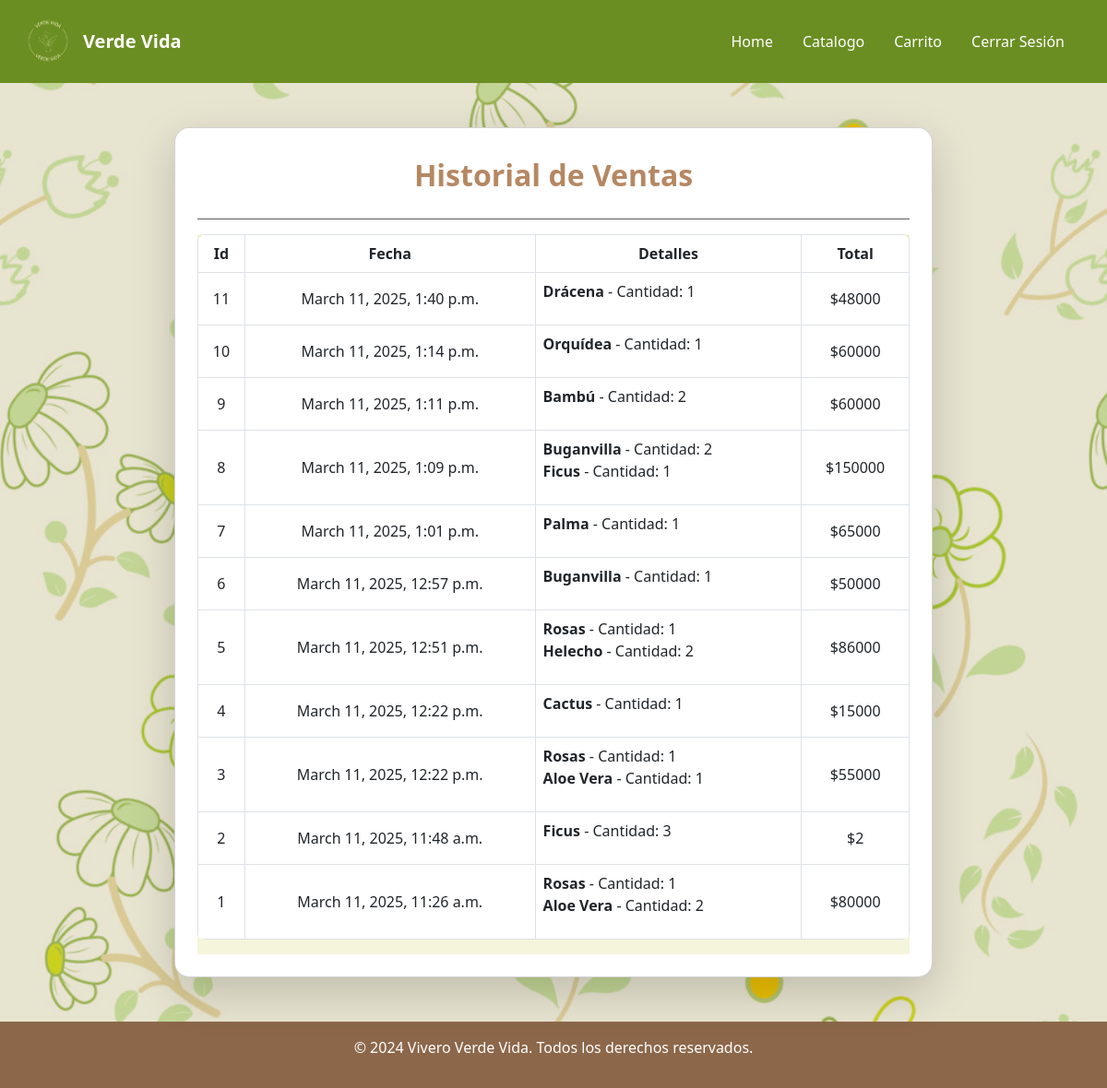
Page /sales/sales-history/ (signed in) on the committed database.
### Sales/models.py (models this page shows, shortened)
class Sale(models.Model):
    sale_id = models.AutoField(primary_key=True, verbose_name="Id")
    user_id = models.ForeignKey(User, on_delete=models.CASCADE, verbose_name='User')
    total_price = models.IntegerField()
    date = models.DateTimeField(auto_now_add=True, verbose_name="Date")

class Sales_Detail(models.Model):
    sale_detail = models.AutoField(primary_key=True, verbose_name="Id")
    sale_id = models.ForeignKey(Sale, on_delete=models.CASCADE, verbose_name='Sale')
    plant_id = models.ForeignKey(Plant, on_delete=models.CASCADE, verbose_name='Plant')
    amount = models.IntegerField()
    price = models.IntegerField()

### Inventory/models.py (models this page shows, shortened)
class Plant(models.Model):
    plant_id = models.AutoField(primary_key=True, verbose_name="Id")
    category_id = models.ForeignKey(Categorie, on_delete=models.CASCADE, verbose_name='Categorie')
    plant_name = models.CharField(max_length=30, verbose_name="Plant Name")
    care = models.CharField(max_length=1000, verbose_name="Care")
    price = models.IntegerField(validators=[MinValueValidator(0)], verbose_name="Price")
    stock = models.IntegerField(validators=[MinValueValidator(0)], verbose_name="Stock")

### Sales/views.py (the view)
# urls.py: path("sales-history/", views.sales_history, name="sales_history"),
@login_required
def sales_history(request):
    sales = Sale.objects.all().order_by("-date")  # Obtener todas las ventas ordenadas por fecha descendente
    sales_details = Sales_Detail.objects.filter(sale_id__in=sales)  # Obtener los detalles de esas ventas
    context = {
        "sales": sales,
        "sales_details": sales_details,
    }
    return render(request, "sales_history.html", context)

### Sales/templates/sales_history.html (shortened to what this page needs)
{% extends 'base.html' %}
{% load static %}
{% block content %}
<div class="container-fluid d-flex justify-content-center align-items-center min-vh-120 px-3">
    <div class="card shadow-lg bg-white rounded-4 p-4 m-4 col-lg-9 col-md-10 col-sm-12" style="background-color:#f5f5dc;">
        <h2 class="text-center fw-bold mt-2 mb-4" style="color: #b58863;">Historial de Ventas</h2>
        <hr class="border-1 opacity-75 mt-1">
        {% if sales %}
        <div class="table-responsive" style="background-color:#f5f5dc;">
            <table class="table table-bordered table-hover rounded-3 overflow-hidden">
                <thead class="text-white" style="background-color: rgb(107, 142, 35);">
                    <tr>
                        <th class="text-center">Id</th>
                        <th class="text-center">Fecha</th>
                        <th class="text-center">Detalles</th>
                        <th class="text-center">Total</th>
                    </tr>
                </thead>
                <tbody>
                    {% for sale in sales %}
                    <tr>
                        <td class="align-middle text-center">{{ sale.sale_id }}</td>
                        <td class="align-middle text-center">{{ sale.date }}</td>
                        <td class="align-middle">
                            <ul class="list-unstyled">
                                {% for detail in sales_details %}
                                    {% if detail.sale_id == sale %}
                                    <li>
                                        <strong>{{ detail.plant_id.plant_name }}</strong>
                                        - Cantidad: {{ detail.amount }}
                                    </li>
                                    {% endif %}
                                {% endfor %}
                            </ul>
                        </td>
                        <td class="align-middle text-center">${{ sale.total_price }}</td>
                    </tr>
                    {% endfor %}
                </tbody>
            </table>
        </div>
        {% else %}
        <p class="text-center text-muted">No tienes ventas registradas.</p>
        {% endif %}
    </div>
</div>
{% endblock %}

### Vivero/templates/base.html (style rules this page uses)
.bg-image { background: url('/static/img/pagflores.jpg') no-repeat center center fixed; background-size: cover !important; background-color: rgba(82, 66, 9, 0.1); background-blend-mode: darken; }

### rows in the picture
Sale: sale_id "11", date "March 11, 2025, 1:40 p.m.", total_price "48000"
Sales_Detail: plant_id.plant_name "Drácena", amount "1"
Sale: sale_id "10", date "March 11, 2025, 1:14 p.m.", total_price "60000"
Sales_Detail: plant_id.plant_name "Orquídea", amount "1"
Sale: sale_id "9", date "March 11, 2025, 1:11 p.m.", total_price "60000"
Sales_Detail: plant_id.plant_name "Bambú", amount "2"
Sale: sale_id "8", date "March 11, 2025, 1:09 p.m.", total_price "150000"
Sales_Detail: plant_id.plant_name "Buganvilla", amount "2"
Sales_Detail: plant_id.plant_name "Ficus", amount "1"
Sale: sale_id "7", date "March 11, 2025, 1:01 p.m.", total_price "65000"
Sales_Detail: plant_id.plant_name "Palma", amount "1"
Sale: sale_id "6", date "March 11, 2025, 12:57 p.m.", total_price "50000"
Sales_Detail: plant_id.plant_name "Buganvilla", amount "1"
Sale: sale_id "5", date "March 11, 2025, 12:51 p.m.", total_price "86000"
Sales_Detail: plant_id.plant_name "Rosas", amount "1"
Sales_Detail: plant_id.plant_name "Helecho", amount "2"
Sale: sale_id "4", date "March 11, 2025, 12:22 p.m.", total_price "15000"
Sales_Detail: plant_id.plant_name "Cactus", amount "1"
Sale: sale_id "3", date "March 11, 2025, 12:22 p.m.", total_price "55000"
Sales_Detail: plant_id.plant_name "Rosas", amount "1"
Sales_Detail: plant_id.plant_name "Aloe Vera", amount "1"
Sale: sale_id "2", date "March 11, 2025, 11:48 a.m.", total_price "2"
Sales_Detail: plant_id.plant_name "Ficus", amount "3"
Sale: sale_id "1", date "March 11, 2025, 11:26 a.m.", total_price "80000"
Sales_Detail: plant_id.plant_name "Rosas", amount "1"
Sales_Detail: plant_id.plant_name "Aloe Vera", amount "2"
